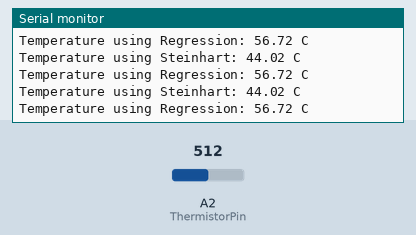
The sketch below on a simulated Arduino Uno, built with avr-gcc and run on an emulated ATmega328P. On the bench: the last lines printed to the serial monitor. Inputs (shaded band) come from the test bench; at power-on: A2 (ThermistorPin) = 512.

Above: at 1.3 s.
1.4 s: A2 (ThermistorPin) set to 669
At 2.1 s:
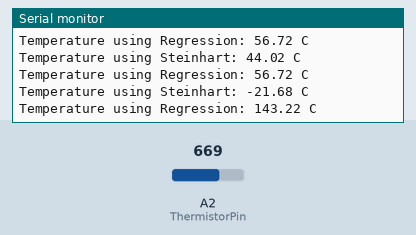
2.9 s: A2 (ThermistorPin) set to 694
At 3.4 s:
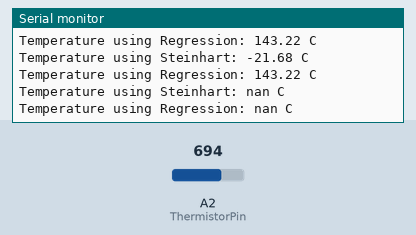

Measured:
- the behaviour switches between 675 and 676 on A2 (ThermistorPin) (found by bisection; images 1 and 2)
- after the input at 1.4 s, the serial monitor: prints a new line after 0.34 s (image 1)
- after the input at 2.9 s, the serial monitor: prints a new line at once (image 2)

The sketch:

Termomether3_3V.ino
```cpp
#include <math.h>


int ThermistorPin = 2;
int Vo;
double V = 3.3;
double R1 = 10000;
double R2, logR2;
double T;
double c1 = 6.6454e-3, c2 = -6.61678e-04, c3 = 3.51502e-06;

void setup() {
Serial.begin(9600);
}

void loop() {

  Vo = analogRead(ThermistorPin);
  R2 = R1 * ((V*204.6) / (double)Vo - 1.0d);
  logR2 = log(R2);
  T = (1.0d / (c1 + c2*logR2 + c3*logR2*logR2*logR2));
  T = T - 273.15d;

  Serial.print("Temperature using Steinhart: ");
  Serial.print(T);
  Serial.println(" C");

  T = -24.43d*logR2 + 253.79d;
  Serial.print("Temperature using Regression: ");
  Serial.print(T);
  Serial.println(" C");

  Serial.flush();

  delay(500);
}
```
